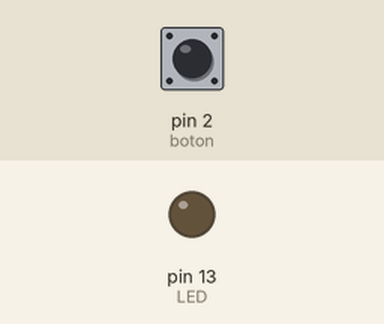
A sketch run on a simulated Arduino Uno, built with avr-gcc and run on an emulated ATmega328P. On the bench: output pins drawn as LEDs (lit = HIGH). Inputs (shaded band) come from the test bench; at power-on: pin 2 (boton) LOW.

Above: at 1.2 s.
1.3 s: pin 2 (boton) pulled HIGH for 0.15 s
At 2.0 s:
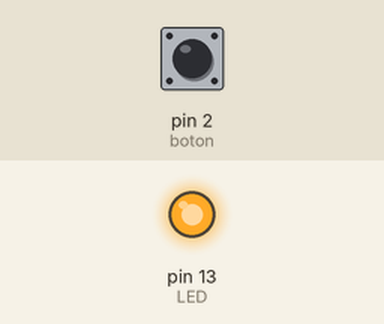
2.9 s: pin 2 (boton) pulled HIGH for 1 s
At 3.3 s:
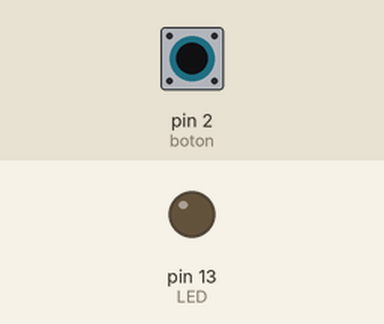
5.4 s: pin 2 (boton) pulled HIGH for 3.2 s
At 6.4 s:
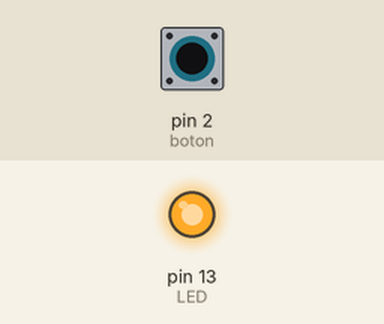
Timing chart, 0 to 8.4 s (numbered marks = the images above; inputs shaded):
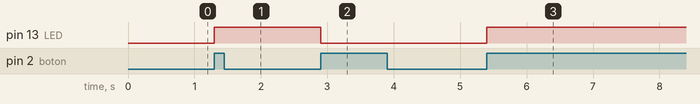

The sketch:

2_Conexion.ino
```cpp
#include <SoftwareSerial.h>

SoftwareSerial miBT(10, 11);

const int LED = 13;
const int boton = 2;

bool estadoLED = false;
bool estadoBotonAnterior = LOW;

char dato = 0;

void setup(){
  miBT.begin(38400);
  pinMode(LED, OUTPUT);
  pinMode(boton, INPUT);
  digitalWrite(LED, estadoLED);
}

void loop(){

  bool estadoBoton = digitalRead(boton);
  if (estadoBoton == HIGH && estadoBotonAnterior == LOW) {
    estadoLED = !estadoLED;
    digitalWrite(LED, estadoLED);
    miBT.write(estadoLED ? '1' : '0');
  }
  estadoBotonAnterior = estadoBoton;
  delay(50);

  if (miBT.available()){
    dato = miBT.read();
    if (dato == '1') {
      estadoLED = true;
      digitalWrite(LED, HIGH);
    }
    else if (dato == '0') {
      estadoLED = false;
      digitalWrite(LED, LOW);
    }
    else if (dato == 'L')  // Si es solicitud de lectura, imprime el estado del LED
      miBT.write(estadoLED ? '1' : '0');
  }
}
```

Measured:
- after the input at 1.3 s, pin 13 (LED): LOW → HIGH at once
- after the input at 2.9 s, pin 13 (LED): HIGH → LOW at once
- after the input at 5.4 s, pin 13 (LED): LOW → HIGH at once
